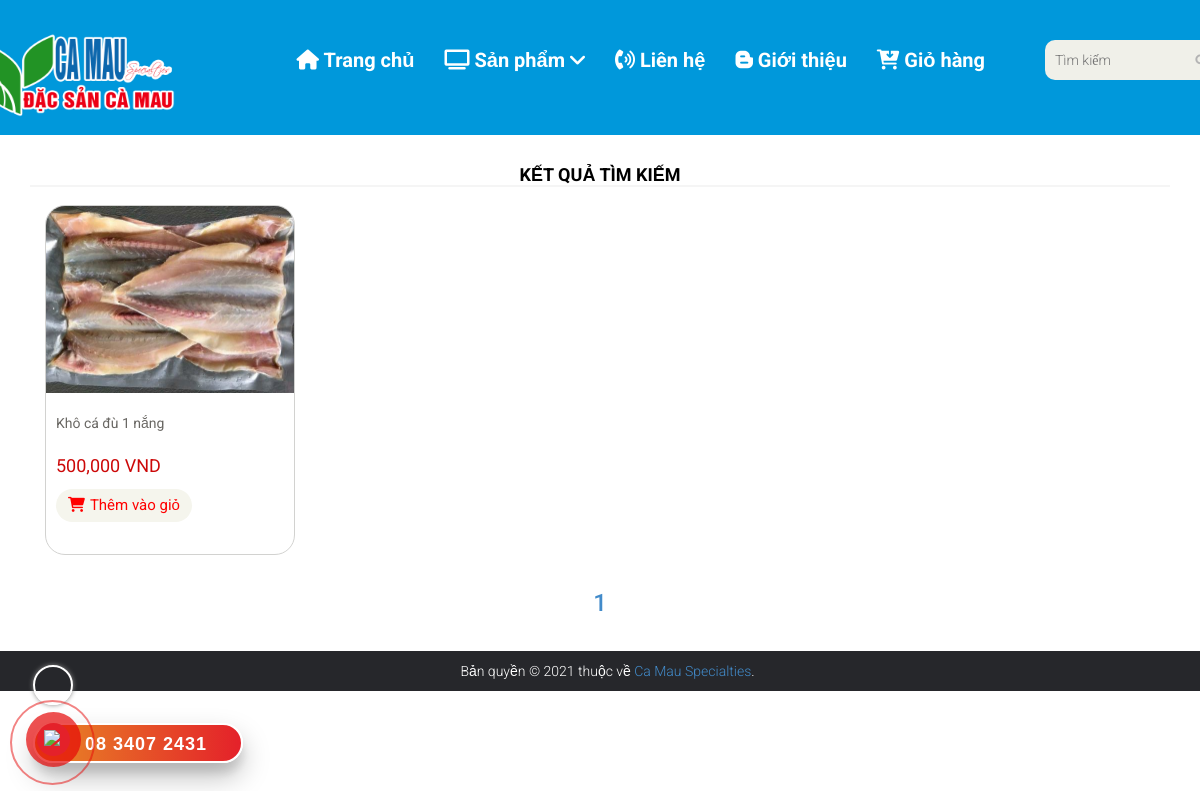
Screenshot of /result.php?key=Khô cá đù 1 nắng with the database file from the repository.
### tables this page shows
CREATE TABLE `products` (
  `ID` int(11) NOT NULL,
  `name` varchar(100) DEFAULT NULL,
  `manu_id` int(11) DEFAULT NULL,
  `type_id` int(11) DEFAULT NULL,
  `price` int(11) NOT NULL,
  `pro_image` varchar(150) DEFAULT NULL,
  `description` text NOT NULL,
  `feature` tinyint(4) NOT NULL,
  `created_at` timestamp NOT NULL DEFAULT current_timestamp() ON UPDATE current_timestamp()
);

### models/db.php (called while the page is built, shortened)
<?php
class Db
{
    public static $connection;
    public function __construct()
    {
        if (!self::$connection) {
            self::$connection = new mysqli(DB_HOST, DB_USER, DB_PASSWORD, DB_NAME,PORT);
            self::$connection->set_charset(DB_CHARSET);
        }
        return self::$connection;
    }
}

### result.php (the view, shortened to what this page needs)
<!DOCTYPE html>
<html lang="en">
<?php require "./form/head.php"; ?>
<body>
    <?php require "./form/header-bottom.php"; ?>
    <?php if (isset($_GET['key'])) {
        $key = ($_GET['key']);
    ?>
        <?php
        $perPage = 6;
        $page = $_GET['page'];
        $total = count($product->getProductsByKey($key));
        $url = $_SERVER['PHP_SELF'];
        ?>
        <section>
            <div class="container">
                <div class="row">
                    <div    >
                        <div class="features_items">
                            <h2 class="title text-center">Kết quả tìm kiếm</h2>
                            <?php foreach ($product->getProductsByPageAndByResult($page, $perPage, $key) as $value) { ?>
                                <div class="col-sm-4">
                                    <div class="product-image-wrapper">
                                        <div class="single-products">
                                            <div class="productinfo text-center">
                                                <a href="detail.php?id=<?php echo $value['ID'] ?>">
                                                    <img class="img-fluid img-products" style="width: 250px;" src="images/<?php echo $value['pro_image'] ?>" alt="" />
                                                    <p class="title-products "><?php echo $value['name'] ?></p>
                                                    <p class="price-products"><?php echo number_format($value['price']) ?> VND</p>
                                                    <a href="cart.php?id=<?php echo $value['ID'] ?>" class="btn btn-default add-to-cart"><i class="fa fa-shopping-cart"></i>Thêm vào giỏ</a>
                                            </div>
                                        </div>
                                    </div>
                                </div>
                            <?php } ?>
                            <ul class="pagination col-sm-12">
                                <h3 style=text-align:center>
                                    </p><?php echo $product->paginateForResult($url, $total, $page, $perPage, $key) ?></p>
                                </h3>
                        </div>
                    </div>
                </div>
            </div>
        </section>
        <?php require "phone.php"; ?>
        <?php require "./form/footer.php"; ?>
</body>
</html>
<?php } else
        header("location:index.php");
?>

### css/style.css (style rules this page uses)
body { font-family: 'Roboto', sans-serif; position: relative; font-weight: 400px; }
a { -webkit-transition: 300ms; -moz-transition: 300ms; -o-transition: 300ms; transition: 300ms; }
h1, h2, h3, h4, h5, h6 { font-family: 'Roboto', sans-serif; }
.left-sidebar h2:after, h2.title:after { content: " "; position: absolute; border: 1px solid #f5f5f5; bottom: 8px; left: 0; width: 100%; height: 0; z-index: -2; }
.features_items { overflow: hidden; }
h2.title { text-align: center; padding: 10px 0; color: #000; font-family: 'Roboto', sans-serif; font-size: 18px; font-weight: 700; text-transform: uppercase; position: relative; }
.product-image-wrapper { background-color: white; width: 250px; height: 350px; border-radius: 20px; border: 1px solid #d2d2d0; overflow: hidden; }
.single-products { position: relative; }
.productinfo .price-products { color: #cc0808; font-family: 'Roboto', sans-serif; font-size: 18px; margin-top: -30px; }
.productinfo p { padding: 20px 10px; font-family: 'Roboto', sans-serif; font-size: 14px; font-weight: 400; color: #696763; }
.productinfo .title-products { font-family: 'Roboto', sans-serif; font-size: 14px; font-weight: 400; color: #696763; }
.productinfo img { width: 100%; }
.productinfo .img-products { width: 100%; }
.productinfo { text-align: left; position: relative; }
.add-to-cart { background: #F5F5ED; border: 0 none; border-radius: 20px; color: red; font-family: 'Roboto', sans-serif; font-size: 15px; margin: -20px 10px 20px 10px; }
.add-to-cart i { margin-right: 5px; }
.pagination { display: inline-block; margin-bottom: 25px; margin-top: 0; padding-left: 15px; }
img { border: none; }
.fa { display: inline-block; font: normal normal normal 14px/1 FontAwesome; font-size: inherit; text-rendering: auto; -webkit-font-smoothing: antialiased; -moz-osx-font-smoothing: grayscale; }

### rows the page displays
products: pro_image (picture), name "Khô cá đù 1 nắng", price "500,000"
